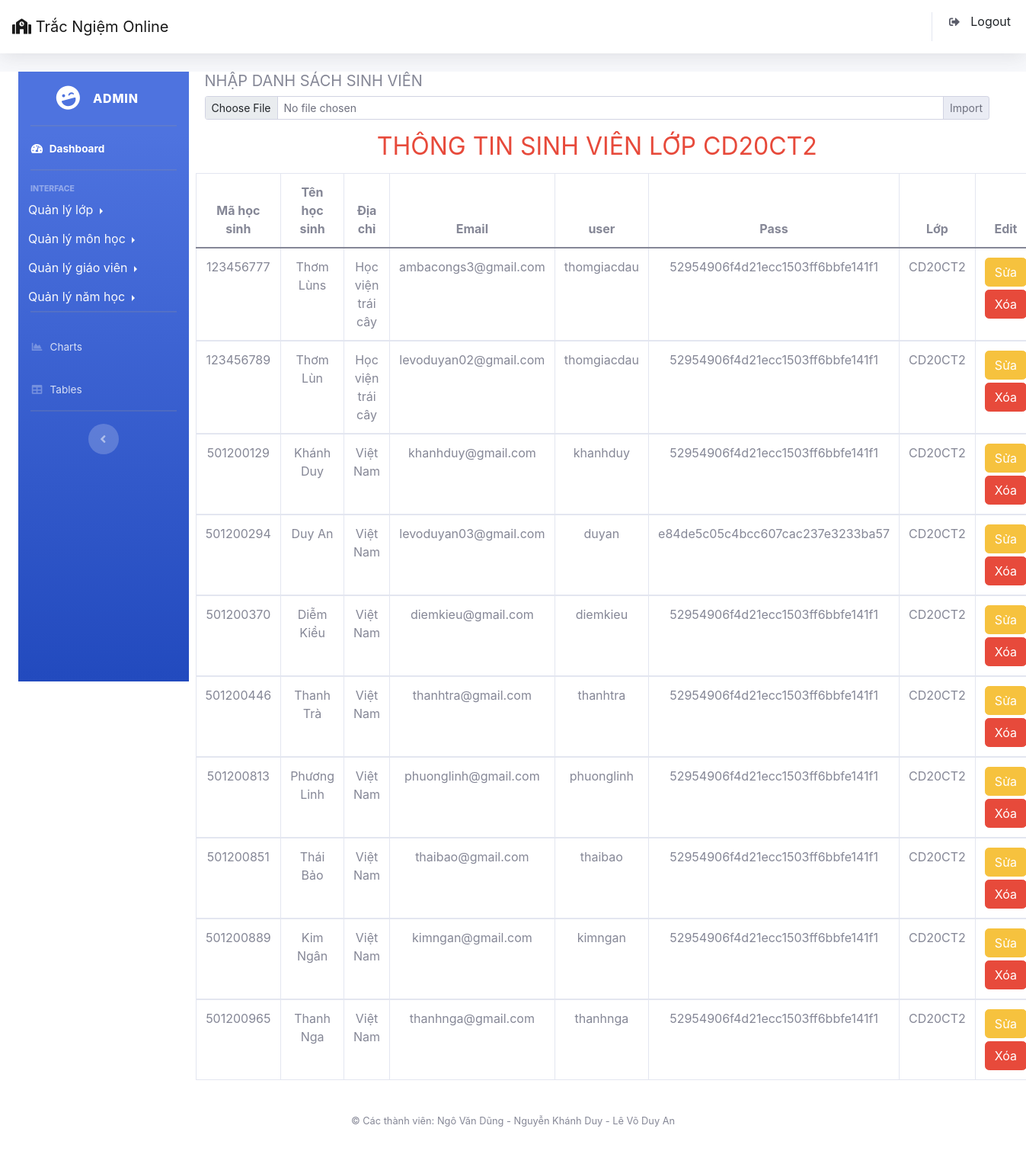
The app's page /Admin/index.php?action=sinhvien&act=sinhvien&maLop=2&tenLop=CD20CT2 (signed in) with its own data.
### tables this page shows
CREATE TABLE `lop` (
  `maLop` int(11) NOT NULL,
  `tenLop` varchar(12) NOT NULL,
  `siso` int(11) NOT NULL
);

CREATE TABLE `hocsinh` (
  `maHS` varchar(15) NOT NULL,
  `tenHS` varchar(70) NOT NULL,
  `diachi` varchar(200) NOT NULL,
  `email` varchar(50) NOT NULL,
  `user` varchar(50) NOT NULL,
  `pass` text NOT NULL,
  `maLop` int(11) NOT NULL
);

### Admin/Model/connect.php (called while the page is built, shortened)
<?php
  class connect{
      var $db=null;
      public function __construct()
      {
        $dsn='mysql:host=localhost;dbname=tracnghiem2';
        $user='root';
        $pass='root';
        $this->db=new PDO($dsn,$user,$pass,array(PDO::MYSQL_ATTR_INIT_COMMAND=>"SET NAMES utf8"));
      }
      public function selectone($select)
      {
        $result=$this->db->query($select);
        $results=$result->fetch();
        return $results;
      }
      public function execP($query){
        $statement=$this->db->prepare($query);
        return $statement;
      }
  }
?>

### Admin/Model/quanlylop.php (called while the page is built, shortened)
<?php
     class lop{
          function tenLop($malop){
            $select="select * from lop where maLop='$malop'";
            $db = new connect();
            $result = $db->selectone($select);
            return $result;
        }
     }
?>

### Admin/Model/quanlysinhvien.php (called while the page is built, shortened)
<?php
    class sinhvien{
        function listSinhViens($malop){
            $select = "select * from hocsinh  where maLop=:maLop";
            $db = new connect();
            $stm = $db->execP($select);
            $stm->bindValue(':maLop',$malop);
            $stm->execute();
            return $stm;
            }
    }
?>

### Admin/View/sinhvien.php (the view, shortened to what this page needs)
<div class="col-lg-2">
    <?php
        include "View/sidebar.php";
    ?>
</div>
<div class="col-lg-10">
    <section>
        <div class="container-fluid">
            <h5>NHẬP DANH SÁCH SINH VIÊN</h5>
            <form action="index.php?action=sinhvien&act=importSV" method="post" enctype="multipart/form-data">
                <div class="input-group input-group-sm mb-md-3 ">
                    <input type="file" class="form-control form-control-sm" name="uploadfile" id="uploadfile">
                    <input type="submit" name="submit" value="Import" class="input-group-text">
                </div>
            </form>
            <div class="row">
                <?php
                    if(isset($_GET['maLop'])){
                        $malop=$_GET['maLop'];
                        $db= new lop();
                        $result=$db->tenLop($malop);
                        $tenlop=$result['tenLop'];
                    }
                ?>
                <h2 class="text-center text-danger mb-md-3">THÔNG TIN SINH VIÊN LỚP <?php echo $tenlop; ?> </h2>
                <table class=" table table-bordered table-hover text-center">
                    <thead>
                    <tr>
                        <th scope="col">Mã học sinh</th>
                        <th scope="col">Tên học sinh</th>
                        <th scope="col">Địa chỉ</th>
                        <th scope="col">Email</th>
                        <th scope="col">user</th>
                        <th scope="col">Pass</th>
                        <th scope="col">Lớp</th>
                        <th scope="col">Edit</th>
                    </tr>
                    </thead>
                    <?php
                    if(isset($_GET['maLop'])):
                        $malop=$_GET['maLop'];
                        $db= new sinhvien();
                        $result= $db->listSinhViens($malop);
                        while ($set=$result->fetch()):
                    ?>
                    <tbody>
                    <tr>
                        <td> <?php echo $set['maHS'] ?></td>
                        <td>  <?php echo $set['tenHS'] ?></td>
                        <td>  <?php echo $set['diachi'] ?></td>
                        <td>  <?php echo $set['email'] ?></td>
                        <td>  <?php echo $set['user'] ?></td>
                        <td> <?php echo $set['pass'] ?></td>
                        <td>  <?php echo $tenlop ?>
                        </td>
                        <td class="text-center">
                            <a href="index.php?action=sinhvien&act=update&maHS=<?php echo $set['maHS'];  ?>" class="btn btn-warning mb-md-1">Sửa</a>
                            <a href="index.php?action=sinhvien&act=deleteSV&maHS=<?php echo $set['maHS']?>"
                            onclick="return confirm('Bấm vào nút OK để tiếp tục');" class="btn btn-danger">Xóa</a>
                        </td>
                    </tr>
                    </tbody>
                    <?php
                        endwhile;
                    ?>
                    <?php
                        endif;
                    ?>
                </table>
            </div>
        </div>
    </section>
</div>

### records on screen
lop: tenLop "CD20CT2"
hocsinh: maHS "123456777", tenHS "Thơm Lùns", diachi "Học viện trái cây", email "ambacongs3@gmail.com", user "thomgiacdau", pass "52954906f4d21ecc1503ff6bbfe141f1", maLop.tenLop "CD20CT2"
hocsinh: maHS "123456789", tenHS "Thơm Lùn", diachi "Học viện trái cây", email "levoduyan02@gmail.com", user "thomgiacdau", pass "52954906f4d21ecc1503ff6bbfe141f1", maLop.tenLop "CD20CT2"
hocsinh: maHS "501200129", tenHS "Khánh Duy", diachi "Việt Nam", email "khanhduy@gmail.com", user "khanhduy", pass "52954906f4d21ecc1503ff6bbfe141f1", maLop.tenLop "CD20CT2"
hocsinh: maHS "501200294", tenHS "Duy An", diachi "Việt Nam", email "levoduyan03@gmail.com", user "duyan", pass "e84de5c05c4bcc607cac237e3233ba57", maLop.tenLop "CD20CT2"
hocsinh: maHS "501200370", tenHS "Diễm Kiều", diachi "Việt Nam", email "diemkieu@gmail.com", user "diemkieu", pass "52954906f4d21ecc1503ff6bbfe141f1", maLop.tenLop "CD20CT2"
hocsinh: maHS "501200446", tenHS "Thanh Trà", diachi "Việt Nam", email "thanhtra@gmail.com", user "thanhtra", pass "52954906f4d21ecc1503ff6bbfe141f1", maLop.tenLop "CD20CT2"
hocsinh: maHS "501200813", tenHS "Phương Linh", diachi "Việt Nam", email "phuonglinh@gmail.com", user "phuonglinh", pass "52954906f4d21ecc1503ff6bbfe141f1", maLop.tenLop "CD20CT2"
hocsinh: maHS "501200851", tenHS "Thái Bảo", diachi "Việt Nam", email "thaibao@gmail.com", user "thaibao", pass "52954906f4d21ecc1503ff6bbfe141f1", maLop.tenLop "CD20CT2"
hocsinh: maHS "501200889", tenHS "Kim Ngân", diachi "Việt Nam", email "kimngan@gmail.com", user "kimngan", pass "52954906f4d21ecc1503ff6bbfe141f1", maLop.tenLop "CD20CT2"
hocsinh: maHS "501200965", tenHS "Thanh Nga", diachi "Việt Nam", email "thanhnga@gmail.com", user "thanhnga", pass "52954906f4d21ecc1503ff6bbfe141f1", maLop.tenLop "CD20CT2"

### other values on screen
$_SESSION['admin'] "ADMIN"
